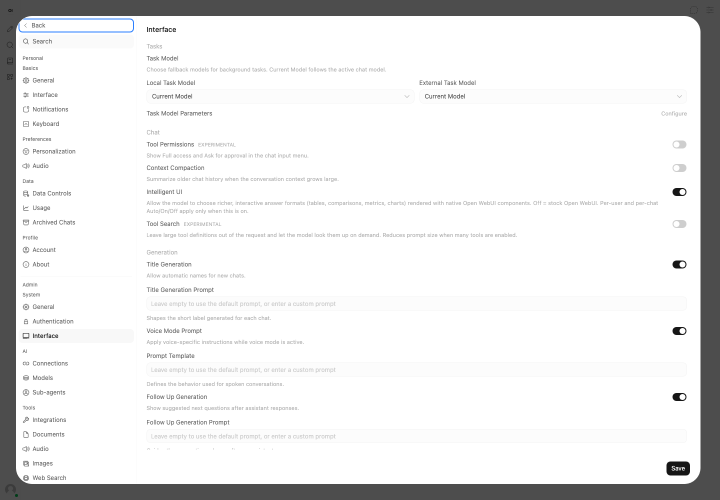
#> input picture audit/local/intelligent-ui/milestone-1/01-admin-global-setting.png, 1440 x 1000 px (shown at 1/2 size)
$ python visual_diff.py ../../audit/local/intelligent-ui/milestone-1/01-admin-global-setting.png ../../audit/local/intelligent-ui/milestone-1/02-user-setting-off.png out.png
#> lines starting #> are read from the running program, lines starting #| are printed output that depends on the picture
#!/usr/bin/env python3
"""Pixel-level visual diff for UI auditing.

Usage:
    visual_diff.py <baseline.png> <candidate.png> [out_diff.png]

Outputs a similarity score and, if dimensions match, a highlighted diff image.
Dependency: Pillow (already a project dependency).
"""
import sys
import os

try:
    from PIL import Image, ImageChops
except ImportError:
    sys.exit("Pillow is required. Install with: uv pip install Pillow")


def main() -> int:
    if len(sys.argv) < 3:
        print(__doc__)
        return 2

    base_path, cand_path = sys.argv[1], sys.argv[2]
    out_path = sys.argv[3] if len(sys.argv) > 3 else None

    base = Image.open(base_path).convert("RGB")
#> base is the input picture: PIL image 1440x1000 RGB; mean R, G, B 232.3, 232.4, 232.5
    cand = Image.open(cand_path).convert("RGB")
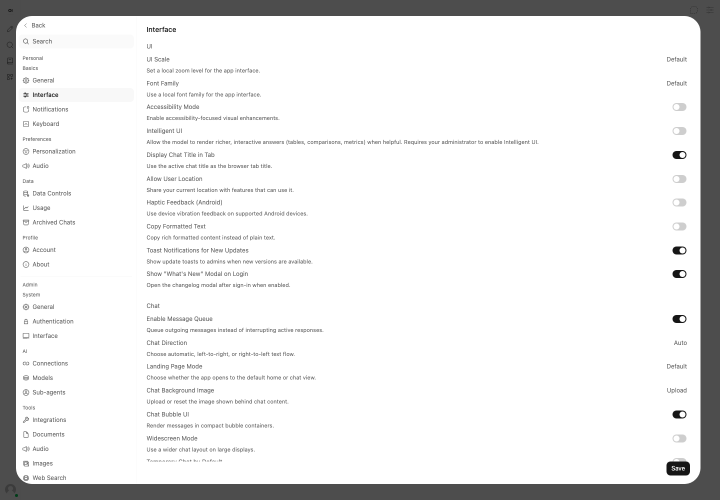
#> input picture audit/local/intelligent-ui/milestone-1/02-user-setting-off.png, 1440 x 1000 px (shown at 1/2 size)
#> cand is the input picture: PIL image 1440x1000 RGB; mean R, G, B 232, 232, 232

    if base.size != cand.size:
        print(f"[warn] size mismatch: baseline={base.size} candidate={cand.size}")
        cand = cand.resize(base.size)

    diff = ImageChops.difference(base, cand)
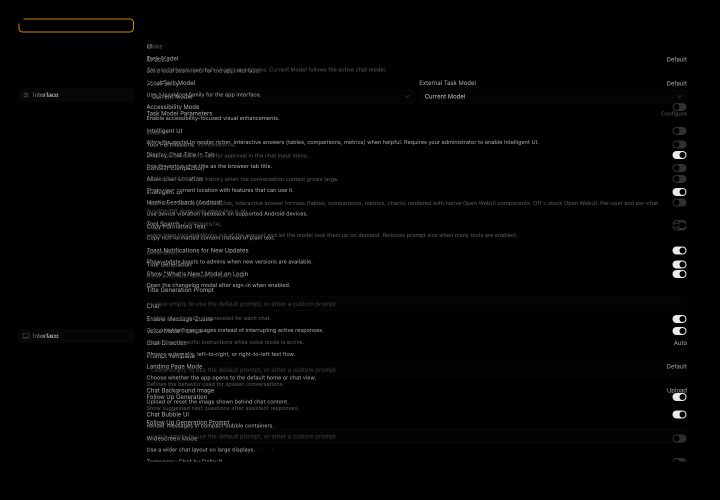
#> diff: PIL image 1440x1000 RGB (shown at 1/2 size); mean R, G, B 4.1, 4.1, 4
    hist = diff.convert("L").histogram()
#> hist = 256 values, max 1241713 at index 0, min 0 at index 154, mean 5625
    total = sum(hist)
#> total = 1440000
    changed = sum(hist[10:])  # ignore near-identical (anti-aliasing) pixels
#> changed = 75105
    similarity = 1.0 - (changed / total if total else 0.0)
#> similarity = 0.948

    print(f"baseline : {base_path} {base.size}")
#| baseline : ../../audit/local/intelligent-ui/milestone-1/01-admin-global-setting.png (1440, 1000)
    print(f"candidate: {cand_path}")
    print(f"similarity: {similarity * 100:.2f}%  (pixels differing >threshold: {changed}/{total})")
#| similarity: 94.78%  (pixels differing >threshold: 75105/1440000)

    if out_path:
        os.makedirs(os.path.dirname(os.path.abspath(out_path)), exist_ok=True)
        diff.save(out_path)
        print(f"diff image: {out_path}")

    return 0 if similarity >= 0.99 else 1


if __name__ == "__main__":
#> (the run stopped early here; a loop or call above may not have finished)
